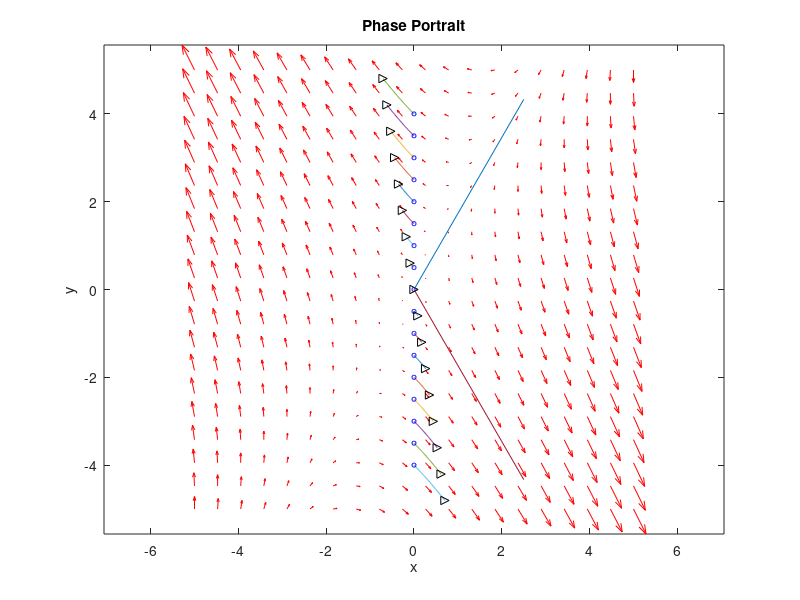

The MATLAB script that drew this image:
%Script to generate a phase portrait for a given differential

%Matrix of values, must be changed along with inputted differential  
A = [1 -1; -3 1];
%Evec = eigenvectors, eval = eigenvalues
[evec, eval] = eig(A);
e1 = evec(:,1);
e2 = evec(:,2);

%Use this to check phase portrait with notes
eval

%Input differential equation
f=@(t,Y) [A(1,1).*Y(1)+A(1,2).*Y(2); A(2,1).*Y(1)+A(2,2).*Y(2)];

y1 = linspace(-5, 5, 20);
y2 = linspace(-5, 5, 20);

[x,y] = meshgrid(y1, y2);

u = zeros(size(x));
v = zeros(size(y));

t=0;
for i = 1:numel(x)
    Yprime = f(t, [x(i); y(i)]);
    u(i) = Yprime(1);
    v(i) = Yprime(2);
end

quiver(x, y, u, v, 'r');
figure(gcf)
xlabel('x');
ylabel('y');
title('Phase Portrait');
axis tight equal;

hold on

%Follow quiver arrows, not given arrowheads

%IMPORTANT: Adjust t values if graph is too close/far zoomed
max_t = 0.15;

%y20: number of starting points
for y20 = [0 0.5 1 1.5 2 2.5 3 3.5 4]
    [ts, ys] = ode45(f, [0,max_t], [0;y20]);
    plot(ys(:,1),ys(:,2))
    %Starting
    plot(ys(1,1),ys(1,2),'bo', 'MarkerSize', 3)
    %Ending
    plot(ys(end,1),ys(end,2),'k>')
end

%Negative starting points
for y20 = [-0.5 -1 -1.5 -2 -2.5 -3 -3.5 -4]
    [ts, ys] = ode45(f, [0,max_t], [0;y20]);
    plot(ys(:,1),ys(:,2))
    %Starting
    plot(ys(1,1),ys(1,2),'bo', 'MarkerSize', 3)
    %Ending - arrows in MATLAB are broken  
    plot(ys(end,1),ys(end,2),'k>')
end

%Get individual eigenvectors "end"
e11 = e1(1);
e12 = e1(2);
e21 = e2(1);
e22 = e2(2);

%Plot eigenvectors (trajectories)
multiplier = 5;
plot([0,e11*multiplier],[0,e12*multiplier]);
plot([0,e21*multiplier],[0,e22*multiplier]);
hold off
